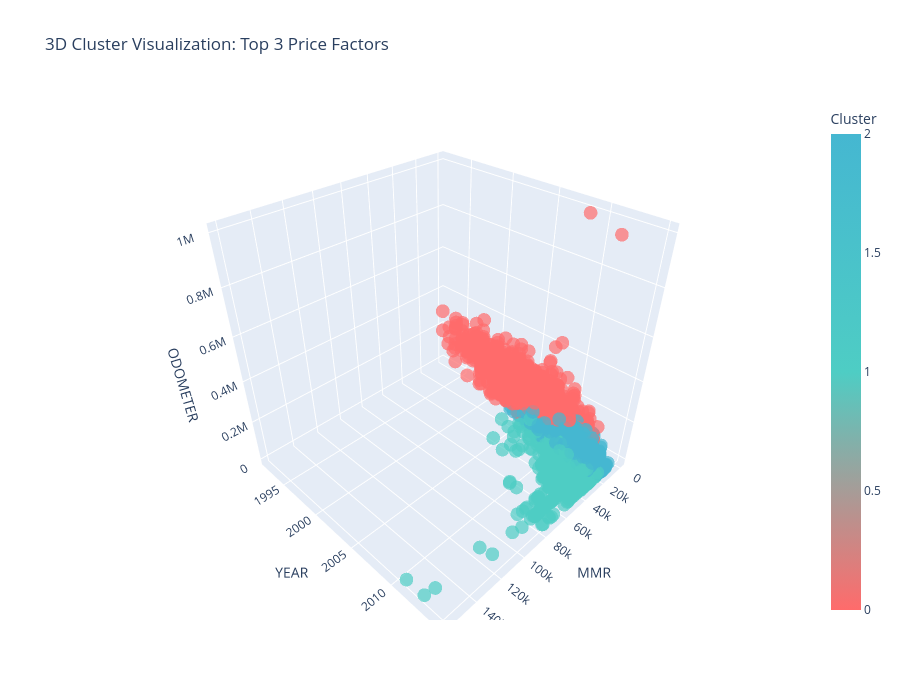

Here is the notebook cell this chart was saved with:
### Code cell
# Create Interactive 3D Scatter Plot with Top 3 Features
print("Step 7: Interactive 3D Visualization\n")

# Sample data for better performance (if dataset is too large)
sample_size = min(10000, len(df_numeric))
df_sample = df_numeric.sample(n=sample_size, random_state=42)

# Create 3D scatter plot
fig = px.scatter_3d(
    df_sample,
    x=top_3_features[0],
    y=top_3_features[1],
    z=top_3_features[2],
    color='cluster',
    color_continuous_scale=['#FF6B6B', '#4ECDC4', '#45B7D1'],
    title=f'3D Cluster Visualization: Top 3 Price Factors',
    labels={
        top_3_features[0]: top_3_features[0].upper(),
        top_3_features[1]: top_3_features[1].upper(),
        top_3_features[2]: top_3_features[2].upper(),
        'cluster': 'Cluster'
    },
    opacity=0.7,
    size_max=5
)

# Update layout for better interactivity
fig.update_layout(
    width=900,
    height=700,
    scene=dict(
        xaxis_title=top_3_features[0].upper(),
        yaxis_title=top_3_features[1].upper(),
        zaxis_title=top_3_features[2].upper(),
    ),
    font=dict(size=12)
)

fig.show()

print(f"\nVisualization shows {sample_size} samples")
print(f"Features: {top_3_features[0]}, {top_3_features[1]}, {top_3_features[2]}")
print("You can rotate, zoom, and interact with the plot!")

### Figure 1 — Plotly figure (JSON) as saved in the notebook; plotly's stock layout.template omitted (floating-point values rounded to 4 significant figures; data arrays with more than 128 entries replaced by an {"elided": "..."} marker saying what was removed)
{"data": [{"hovertemplate": "MMR=%{x}<br>YEAR=%{y}<br>ODOMETER=%{z}<br>Cluster=%{marker.color}<extra></extra>", "legendgroup": "", "marker": {"color": {"elided": "10000 int values"}, "coloraxis": "coloraxis", "opacity": 0.7, "symbol": "circle"}, "mode": "markers", "name": "", "scene": "scene", "showlegend": false, "type": "scatter3d", "x": {"elided": "10000 int values"}, "y": {"elided": "10000 int values"}, "z": {"elided": "10000 int values"}}], "layout": {"coloraxis": {"colorbar": {"title": {"text": "Cluster"}}, "colorscale": [[0, "#FF6B6B"], [0.5, "#4ECDC4"], [1, "#45B7D1"]]}, "font": {"size": 12}, "height": 700, "legend": {"tracegroupgap": 0}, "scene": {"domain": {"x": [0, 1], "y": [0, 1]}, "xaxis": {"title": {"text": "MMR"}}, "yaxis": {"title": {"text": "YEAR"}}, "zaxis": {"title": {"text": "ODOMETER"}}}, "title": {"text": "3D Cluster Visualization: Top 3 Price Factors"}, "width": 900}}
